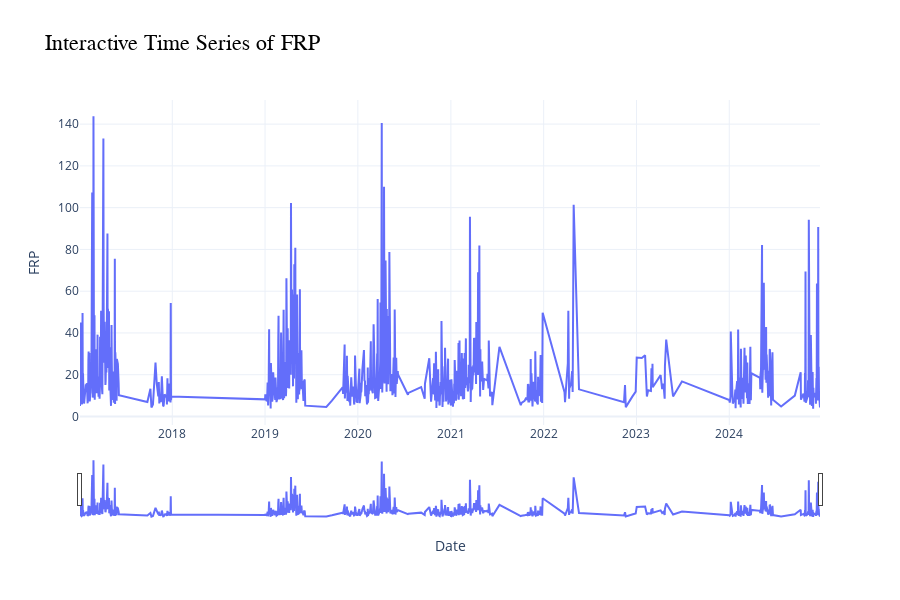

Notebook source saved alongside this figure:
### Markdown cell above
Interactive Time Series Line Chart of Fire Radiative Power (FRP) Over Time

### Code cell
import pandas as pd
import plotly.express as px

# Assuming `df` is your main dataset
# 1. Convert datetime column to pandas datetime (if not already)
df['datetime'] = pd.to_datetime(df['datetime'])

# 2. Aggregate FRP by day (or another time period if needed)
df_time = df.groupby(df['datetime'].dt.date).agg({'frp': 'mean'}).reset_index()
df_time.rename(columns={'datetime': 'date'}, inplace=True)

# 3. Create an interactive line chart with a time slider
fig = px.line(
    df_time,
    x='date',
    y='frp',
    title="Interactive Time Series of FRP",
    labels={'date': 'Date', 'frp': 'FRP'},
)

# Add time slider
fig.update_layout(
    xaxis_rangeslider_visible=True,  # Enable time slider
    xaxis_title="Date",
    yaxis_title="FRP",
    title_font=dict(size=22, family="Arial", color="black"),
    template="plotly_white",  # Clean and modern design
    height=600,  # Chart height
)

# Show the interactive plot
fig.show()

### Figure 1 — Plotly figure (JSON) as saved in the notebook; plotly's stock layout.template omitted (floating-point values rounded to 4 significant figures; data arrays with more than 128 entries replaced by an {"elided": "..."} marker saying what was removed)
{"data": [{"hovertemplate": "Date=%{x}<br>FRP=%{y}<extra></extra>", "legendgroup": "", "line": {"color": "#636efa", "dash": "solid"}, "marker": {"symbol": "circle"}, "mode": "lines", "name": "", "orientation": "v", "showlegend": false, "type": "scatter", "x": {"elided": "815 str values"}, "xaxis": "x", "y": {"elided": "815 float values"}, "yaxis": "y"}], "layout": {"height": 600, "legend": {"tracegroupgap": 0}, "title": {"font": {"color": "black", "family": "Arial", "size": 22}, "text": "Interactive Time Series of FRP"}, "xaxis": {"anchor": "y", "domain": [0, 1], "rangeslider": {"visible": true}, "title": {"text": "Date"}}, "yaxis": {"anchor": "x", "domain": [0, 1], "title": {"text": "FRP"}}}}
